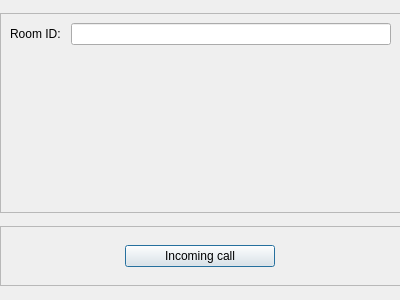
<?xml version="1.0" encoding="UTF-8"?>
<ui version="4.0">
 <class>ServerSimulationDialog</class>
 <widget class="QDialog" name="ServerSimulationDialog">
  <property name="geometry">
   <rect>
    <x>0</x>
    <y>0</y>
    <width>400</width>
    <height>300</height>
   </rect>
  </property>
  <property name="windowTitle">
   <string>Dialog</string>
  </property>
  <widget class="QWidget" name="verticalLayoutWidget">
   <property name="geometry">
    <rect>
     <x>0</x>
     <y>0</y>
     <width>401</width>
     <height>301</height>
    </rect>
   </property>
   <layout class="QVBoxLayout" name="verticalLayout">
    <property name="spacing">
     <number>0</number>
    </property>
    <item>
     <widget class="QFrame" name="frame">
      <property name="sizePolicy">
       <sizepolicy hsizetype="Preferred" vsizetype="Fixed">
        <horstretch>0</horstretch>
        <verstretch>0</verstretch>
       </sizepolicy>
      </property>
      <property name="minimumSize">
       <size>
        <width>0</width>
        <height>200</height>
       </size>
      </property>
      <property name="maximumSize">
       <size>
        <width>16777215</width>
        <height>200</height>
       </size>
      </property>
      <property name="frameShape">
       <enum>QFrame::StyledPanel</enum>
      </property>
      <property name="frameShadow">
       <enum>QFrame::Raised</enum>
      </property>
      <widget class="QWidget" name="formLayoutWidget">
       <property name="geometry">
        <rect>
         <x>0</x>
         <y>0</y>
         <width>401</width>
         <height>271</height>
        </rect>
       </property>
       <layout class="QFormLayout" name="formLayout">
        <property name="horizontalSpacing">
         <number>10</number>
        </property>
        <property name="verticalSpacing">
         <number>10</number>
        </property>
        <property name="leftMargin">
         <number>10</number>
        </property>
        <property name="topMargin">
         <number>10</number>
        </property>
        <property name="rightMargin">
         <number>10</number>
        </property>
        <property name="bottomMargin">
         <number>10</number>
        </property>
        <item row="0" column="0">
         <widget class="QLabel" name="label">
          <property name="text">
           <string>Room ID:</string>
          </property>
         </widget>
        </item>
        <item row="0" column="1">
         <widget class="QLineEdit" name="lineEditRoomId"/>
        </item>
       </layout>
      </widget>
     </widget>
    </item>
    <item>
     <widget class="QFrame" name="frame_2">
      <property name="sizePolicy">
       <sizepolicy hsizetype="Preferred" vsizetype="Fixed">
        <horstretch>0</horstretch>
        <verstretch>0</verstretch>
       </sizepolicy>
      </property>
      <property name="minimumSize">
       <size>
        <width>0</width>
        <height>60</height>
       </size>
      </property>
      <property name="maximumSize">
       <size>
        <width>16777215</width>
        <height>60</height>
       </size>
      </property>
      <property name="frameShape">
       <enum>QFrame::StyledPanel</enum>
      </property>
      <property name="frameShadow">
       <enum>QFrame::Raised</enum>
      </property>
      <widget class="QWidget" name="horizontalLayoutWidget">
       <property name="geometry">
        <rect>
         <x>0</x>
         <y>0</y>
         <width>401</width>
         <height>61</height>
        </rect>
       </property>
       <layout class="QHBoxLayout" name="horizontalLayout">
        <item>
         <widget class="QPushButton" name="btnIncomingCall">
          <property name="sizePolicy">
           <sizepolicy hsizetype="Fixed" vsizetype="Fixed">
            <horstretch>0</horstretch>
            <verstretch>0</verstretch>
           </sizepolicy>
          </property>
          <property name="minimumSize">
           <size>
            <width>150</width>
            <height>0</height>
           </size>
          </property>
          <property name="maximumSize">
           <size>
            <width>150</width>
            <height>16777215</height>
           </size>
          </property>
          <property name="text">
           <string>Incoming call</string>
          </property>
         </widget>
        </item>
       </layout>
      </widget>
     </widget>
    </item>
   </layout>
  </widget>
 </widget>
 <resources/>
 <connections/>
</ui>
